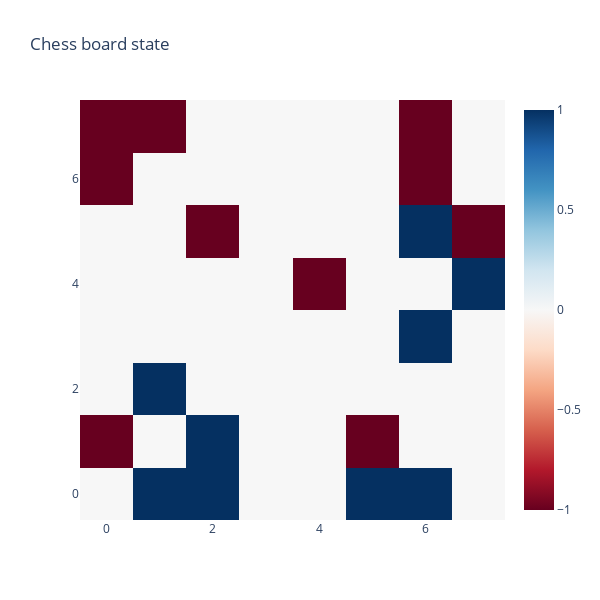

Notebook code cell kept with this figure:
### Code cell
def plot_board_state(board_state: torch.Tensor, title: str):
    # color scale: Black for -1, Gray for 0, White for 1
    # colorscale = [[0.0, 'black'], [0.5, 'gray'], [1.0, 'white']]
    colorscale = 'RdBu'

    # Create heatmap
    heatmap = go.Heatmap(z=board_state.numpy(), colorscale=colorscale)

    # Define the layout
    layout = go.Layout(
        title=title,
        xaxis=dict(ticks='', nticks=8),
        yaxis=dict(ticks='', nticks=8),
        autosize=False,
        width=600,
        height=600
    )

    # Create figure and plot
    fig = go.Figure(data=[heatmap], layout=layout)
    fig.show()
plot_board_state(move_13_state, "Chess board state")

### Figure 1 — Plotly figure (JSON) as saved in the notebook; plotly's stock layout.template omitted (floating-point values rounded to 4 significant figures)
{"data": [{"colorscale": [[0, "rgb(103,0,31)"], [0.1, "rgb(178,24,43)"], [0.2, "rgb(214,96,77)"], [0.3, "rgb(244,165,130)"], [0.4, "rgb(253,219,199)"], [0.5, "rgb(247,247,247)"], [0.6, "rgb(209,229,240)"], [0.7, "rgb(146,197,222)"], [0.8, "rgb(67,147,195)"], [0.9, "rgb(33,102,172)"], [1, "rgb(5,48,97)"]], "type": "heatmap", "z": [[0, 1, 1, 0, 0, 1, 1, 0], [-1, 0, 1, 0, 0, -1, 0, 0], [0, 1, 0, 0, 0, 0, 0, 0], [0, 0, 0, 0, 0, 0, 1, 0], [0, 0, 0, 0, -1, 0, 0, 1], [0, 0, -1, 0, 0, 0, 1, -1], [-1, 0, 0, 0, 0, 0, -1, 0], [-1, -1, 0, 0, 0, 0, -1, 0]]}], "layout": {"autosize": false, "height": 600, "title": {"text": "Chess board state"}, "width": 600, "xaxis": {"nticks": 8, "ticks": ""}, "yaxis": {"nticks": 8, "ticks": ""}}}
